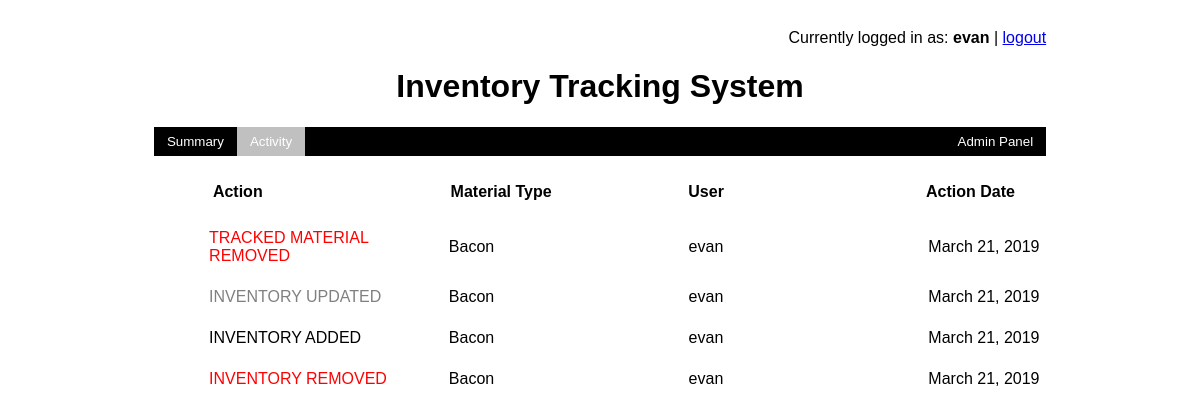
Before: /is/activity (signed in) with the older database file.
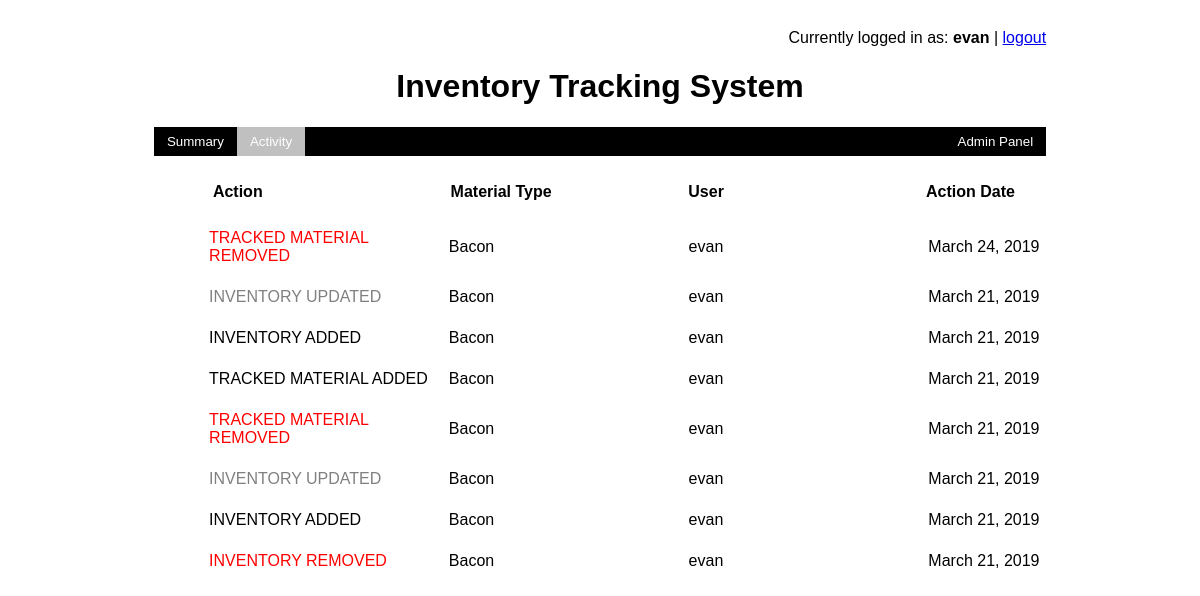
After: the same page with the newer database file.
### InventorySystem/models.py (models this page shows, shortened)
class Activity(models.Model):
    id = models.AutoField(primary_key=True)
    current_date = models.DateField()
    user = models.ForeignKey(User, null=True, on_delete=models.CASCADE)
    material_type = models.CharField(max_length=50)
    action = models.CharField(max_length=50)

### InventorySystem/views.py (the view)
# urls.py: path('activity', activity_summary),
def activity_summary(request):
    return render(request, 'activity_page.html', {'activities':Activity.objects.all().order_by("-id")})

### templates/activity_page.html (shortened to what this page needs)
<!DOCTYPE html>
<html lang="en">
<head>
</head>
<body>
{% block content %}
    {% if user.is_authenticated %}
        <div class = "sticky">
            <div class = log-out>
                <p>Currently logged in as:
                    <b>
                        {{ request.user.username }}
                    </b>
                    |
                    <a href="/accounts/login/">logout</a>
                </p>
             </div>
            <h1>Inventory Tracking System</h1>
            <ul>
              <li><a href="material">Summary</a></li>
              <li><a class="active" href="activity">Activity</a></li>
              <li style="float:right"><a href="/admin">Admin Panel</a></li>
            </ul>
            <br/>
            <div class="material-span">
                    <div class="material-card">
                        <table>
                             <tr>
                                <th>Action</th>
                                <th>Material Type</th>
                                <th>User</th>
                                <th>Action Date</th>
                            </tr>
                        </table>
                    </div>
            </div>
        </div>
        {% for activity in activities %}
            <div class="material-span">
                <div class="material-card">
                    <table>
                        <tr>
                            {% if activity.action == "TRACKED MATERIAL REMOVED" or activity.action == "INVENTORY REMOVED"  %}
                                <td><font color="red">{{activity.action}}</font></td>
                            {% elif activity.action == "TRACKED MATERIAL ADDED" or activity.action == "INVENTORY ADDED"  %}
                                <td><font color="black">{{activity.action}}</font></td>
                            {% else %}
                                <td><font color="gray">{{activity.action}}</font></td>
                            {% endif %}
                            <td>{{activity.material_type}}</td>
                            <td>{{activity.user}}</td>
                            <td>{{activity.current_date}}</td>
                        </tr>
                    </table>
                </div>
            </div>
        {% endfor %}
    {% endif %}
{% endblock %}
</body>
</html>

Changed rows visible on the page:
added Activity: action "TRACKED MATERIAL REMOVED", material_type "Bacon", user "evan", current_date "March 24, 2019"
added Activity: action "INVENTORY UPDATED", material_type "Bacon", user "evan", current_date "March 21, 2019"
added Activity: action "INVENTORY ADDED", material_type "Bacon", user "evan", current_date "March 21, 2019"
added Activity: action "TRACKED MATERIAL ADDED", material_type "Bacon", user "evan", current_date "March 21, 2019"
